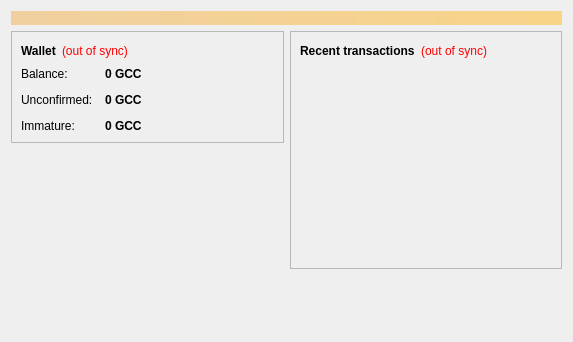
<?xml version="1.0" encoding="UTF-8"?>
<ui version="4.0">
 <class>OverviewPage</class>
 <widget class="QWidget" name="OverviewPage">
  <property name="geometry">
   <rect>
    <x>0</x>
    <y>0</y>
    <width>573</width>
    <height>342</height>
   </rect>
  </property>
  <property name="windowTitle">
   <string>Form</string>
  </property>
  <layout class="QVBoxLayout" name="topLayout">
   <item>
    <widget class="QLabel" name="labelAlerts">
     <property name="visible">
      <bool>false</bool>
     </property>
     <property name="styleSheet">
      <string notr="true">background-color: qlineargradient(x1: 0, y1: 0, x2: 1, y2: 0, stop:0 #F0D0A0, stop:1 #F8D488); color:#000000;</string>
     </property>
     <property name="wordWrap">
      <bool>true</bool>
     </property>
     <property name="margin">
      <number>3</number>
     </property>
    </widget>
   </item>
   <item>
    <layout class="QHBoxLayout" name="horizontalLayout" stretch="1,1">
     <item>
      <layout class="QVBoxLayout" name="verticalLayout_2">
       <item>
        <widget class="QFrame" name="frame">
         <property name="frameShape">
          <enum>QFrame::StyledPanel</enum>
         </property>
         <property name="frameShadow">
          <enum>QFrame::Raised</enum>
         </property>
         <layout class="QVBoxLayout" name="verticalLayout_4">
          <item>
           <layout class="QHBoxLayout" name="horizontalLayout_4">
            <item>
             <widget class="QLabel" name="label_5">
              <property name="font">
               <font>
                <weight>75</weight>
                <bold>true</bold>
               </font>
              </property>
              <property name="text">
               <string>Wallet</string>
              </property>
             </widget>
            </item>
            <item>
             <widget class="QLabel" name="labelWalletStatus">
              <property name="toolTip">
               <string>The displayed information may be out of date. Your wallet automatically synchronizes with the Gdcoin network after a connection is established, but this process has not completed yet.</string>
              </property>
              <property name="styleSheet">
               <string notr="true">QLabel { color: red; }</string>
              </property>
              <property name="text">
               <string notr="true">(out of sync)</string>
              </property>
              <property name="alignment">
               <set>Qt::AlignLeading|Qt::AlignLeft|Qt::AlignVCenter</set>
              </property>
             </widget>
            </item>
            <item>
             <spacer name="horizontalSpacer_2">
              <property name="orientation">
               <enum>Qt::Horizontal</enum>
              </property>
              <property name="sizeHint" stdset="0">
               <size>
                <width>40</width>
                <height>20</height>
               </size>
              </property>
             </spacer>
            </item>
           </layout>
          </item>
          <item>
           <layout class="QFormLayout" name="formLayout_2">
            <property name="fieldGrowthPolicy">
             <enum>QFormLayout::AllNonFixedFieldsGrow</enum>
            </property>
            <property name="horizontalSpacing">
             <number>12</number>
            </property>
            <property name="verticalSpacing">
             <number>12</number>
            </property>
            <item row="0" column="0">
             <widget class="QLabel" name="label">
              <property name="text">
               <string>Balance:</string>
              </property>
             </widget>
            </item>
            <item row="0" column="1">
             <widget class="QLabel" name="labelBalance">
              <property name="font">
               <font>
                <weight>75</weight>
                <bold>true</bold>
               </font>
              </property>
              <property name="cursor">
               <cursorShape>IBeamCursor</cursorShape>
              </property>
              <property name="toolTip">
               <string>Your current balance</string>
              </property>
              <property name="text">
               <string notr="true">0 GCC</string>
              </property>
              <property name="textInteractionFlags">
               <set>Qt::LinksAccessibleByMouse|Qt::TextSelectableByKeyboard|Qt::TextSelectableByMouse</set>
              </property>
             </widget>
            </item>
            <item row="1" column="0">
             <widget class="QLabel" name="label_3">
              <property name="text">
               <string>Unconfirmed:</string>
              </property>
             </widget>
            </item>
            <item row="1" column="1">
             <widget class="QLabel" name="labelUnconfirmed">
              <property name="font">
               <font>
                <weight>75</weight>
                <bold>true</bold>
               </font>
              </property>
              <property name="cursor">
               <cursorShape>IBeamCursor</cursorShape>
              </property>
              <property name="toolTip">
               <string>Total of transactions that have yet to be confirmed, and do not yet count toward the current balance</string>
              </property>
              <property name="text">
               <string notr="true">0 GCC</string>
              </property>
              <property name="textInteractionFlags">
               <set>Qt::LinksAccessibleByMouse|Qt::TextSelectableByKeyboard|Qt::TextSelectableByMouse</set>
              </property>
             </widget>
            </item>
            <item row="2" column="0">
             <widget class="QLabel" name="labelImmatureText">
              <property name="text">
               <string>Immature:</string>
              </property>
             </widget>
            </item>
            <item row="2" column="1">
             <widget class="QLabel" name="labelImmature">
              <property name="font">
               <font>
                <weight>75</weight>
                <bold>true</bold>
               </font>
              </property>
              <property name="toolTip">
               <string>Mined balance that has not yet matured</string>
              </property>
              <property name="text">
               <string notr="true">0 GCC</string>
              </property>
              <property name="textInteractionFlags">
               <set>Qt::LinksAccessibleByMouse|Qt::TextSelectableByKeyboard|Qt::TextSelectableByMouse</set>
              </property>
             </widget>
            </item>
           </layout>
          </item>
         </layout>
        </widget>
       </item>
       <item>
        <spacer name="verticalSpacer">
         <property name="orientation">
          <enum>Qt::Vertical</enum>
         </property>
         <property name="sizeHint" stdset="0">
          <size>
           <width>20</width>
           <height>40</height>
          </size>
         </property>
        </spacer>
       </item>
      </layout>
     </item>
     <item>
      <layout class="QVBoxLayout" name="verticalLayout_3">
       <item>
        <widget class="QFrame" name="frame_2">
         <property name="frameShape">
          <enum>QFrame::StyledPanel</enum>
         </property>
         <property name="frameShadow">
          <enum>QFrame::Raised</enum>
         </property>
         <layout class="QVBoxLayout" name="verticalLayout">
          <item>
           <layout class="QHBoxLayout" name="horizontalLayout_2">
            <item>
             <widget class="QLabel" name="label_4">
              <property name="text">
               <string>&lt;b&gt;Recent transactions&lt;/b&gt;</string>
              </property>
             </widget>
            </item>
            <item>
             <widget class="QLabel" name="labelTransactionsStatus">
              <property name="toolTip">
               <string>The displayed information may be out of date. Your wallet automatically synchronizes with the Gdcoin network after a connection is established, but this process has not completed yet.</string>
              </property>
              <property name="styleSheet">
               <string notr="true">QLabel { color: red; }</string>
              </property>
              <property name="text">
               <string notr="true">(out of sync)</string>
              </property>
              <property name="alignment">
               <set>Qt::AlignRight|Qt::AlignTrailing|Qt::AlignVCenter</set>
              </property>
             </widget>
            </item>
            <item>
             <spacer name="horizontalSpacer">
              <property name="orientation">
               <enum>Qt::Horizontal</enum>
              </property>
              <property name="sizeHint" stdset="0">
               <size>
                <width>40</width>
                <height>20</height>
               </size>
              </property>
             </spacer>
            </item>
           </layout>
          </item>
          <item>
           <widget class="QListView" name="listTransactions">
            <property name="styleSheet">
             <string notr="true">QListView { background: transparent; }</string>
            </property>
            <property name="frameShape">
             <enum>QFrame::NoFrame</enum>
            </property>
            <property name="verticalScrollBarPolicy">
             <enum>Qt::ScrollBarAlwaysOff</enum>
            </property>
            <property name="horizontalScrollBarPolicy">
             <enum>Qt::ScrollBarAlwaysOff</enum>
            </property>
            <property name="selectionMode">
             <enum>QAbstractItemView::NoSelection</enum>
            </property>
           </widget>
          </item>
         </layout>
        </widget>
       </item>
       <item>
        <spacer name="verticalSpacer_2">
         <property name="orientation">
          <enum>Qt::Vertical</enum>
         </property>
         <property name="sizeHint" stdset="0">
          <size>
           <width>20</width>
           <height>40</height>
          </size>
         </property>
        </spacer>
       </item>
      </layout>
     </item>
    </layout>
   </item>
  </layout>
 </widget>
 <resources/>
 <connections/>
</ui>
